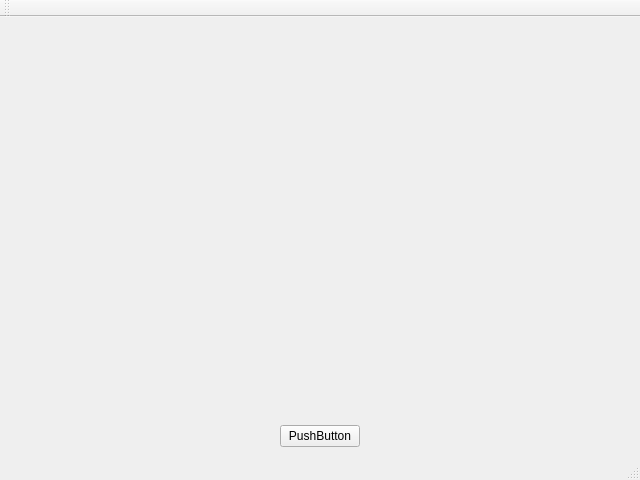
<?xml version="1.0" encoding="UTF-8"?>
<ui version="4.0">
 <class>MainWindow</class>
 <widget class="QMainWindow" name="MainWindow">
  <property name="geometry">
   <rect>
    <x>0</x>
    <y>0</y>
    <width>640</width>
    <height>480</height>
   </rect>
  </property>
  <property name="windowTitle">
   <string>MainWindow</string>
  </property>
  <widget class="QWidget" name="centralWidget">
   <layout class="QVBoxLayout" name="verticalLayout" stretch="15,0">
    <item>
     <widget class="Gui::Util::AddRemoveSelection" name="_addRemoveWidget" native="true"/>
    </item>
    <item>
     <layout class="QHBoxLayout" name="horizontalLayout">
      <item>
       <spacer name="horizontalSpacer">
        <property name="orientation">
         <enum>Qt::Horizontal</enum>
        </property>
        <property name="sizeHint" stdset="0">
         <size>
          <width>40</width>
          <height>20</height>
         </size>
        </property>
       </spacer>
      </item>
      <item>
       <widget class="QPushButton" name="pushButton">
        <property name="text">
         <string>PushButton</string>
        </property>
       </widget>
      </item>
      <item>
       <spacer name="horizontalSpacer_2">
        <property name="orientation">
         <enum>Qt::Horizontal</enum>
        </property>
        <property name="sizeHint" stdset="0">
         <size>
          <width>40</width>
          <height>20</height>
         </size>
        </property>
       </spacer>
      </item>
     </layout>
    </item>
   </layout>
  </widget>
  <widget class="QMenuBar" name="menuBar">
   <property name="geometry">
    <rect>
     <x>0</x>
     <y>0</y>
     <width>640</width>
     <height>21</height>
    </rect>
   </property>
  </widget>
  <widget class="QToolBar" name="mainToolBar">
   <attribute name="toolBarArea">
    <enum>TopToolBarArea</enum>
   </attribute>
   <attribute name="toolBarBreak">
    <bool>false</bool>
   </attribute>
  </widget>
  <widget class="QStatusBar" name="statusBar"/>
 </widget>
 <layoutdefault spacing="6" margin="11"/>
 <customwidgets>
  <customwidget>
   <class>Gui::Util::AddRemoveSelection</class>
   <extends>QWidget</extends>
   <header>AddRemoveSelection.h</header>
   <container>1</container>
  </customwidget>
 </customwidgets>
 <resources/>
 <connections/>
</ui>
